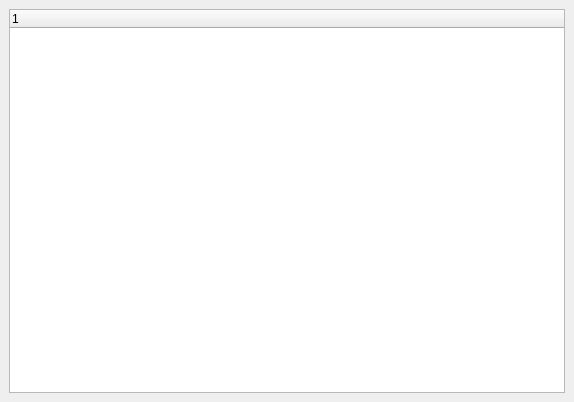
<?xml version="1.0" encoding="UTF-8"?>
<ui version="4.0">
 <class>MainWindow</class>
 <widget class="QMainWindow" name="MainWindow">
  <property name="geometry">
   <rect>
    <x>0</x>
    <y>0</y>
    <width>574</width>
    <height>402</height>
   </rect>
  </property>
  <property name="windowTitle">
   <string>MainWindow</string>
  </property>
  <widget class="QWidget" name="centralwidget">
   <layout class="QVBoxLayout" name="verticalLayout">
    <item>
     <widget class="QTreeWidget" name="treeWidget">
      <column>
       <property name="text">
        <string notr="true">1</string>
       </property>
      </column>
     </widget>
    </item>
   </layout>
  </widget>
 </widget>
 <resources/>
 <connections/>
</ui>
